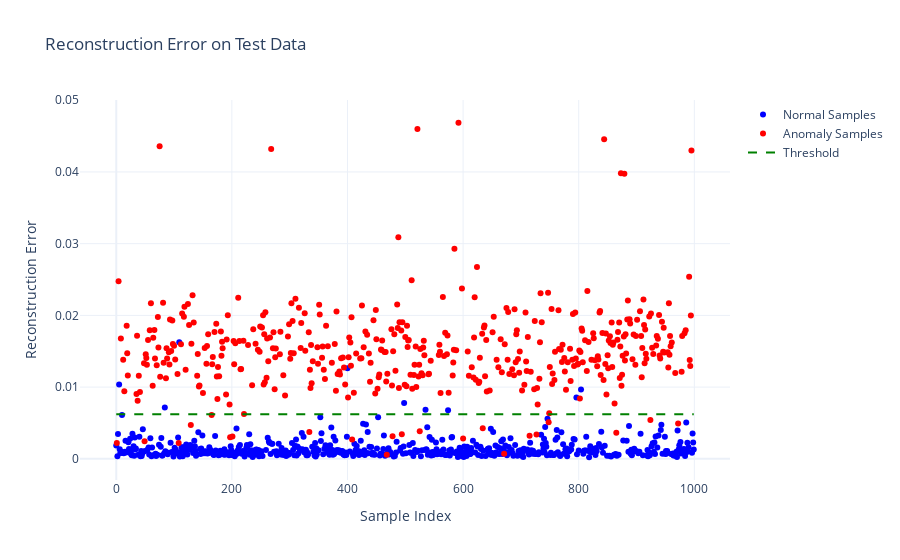
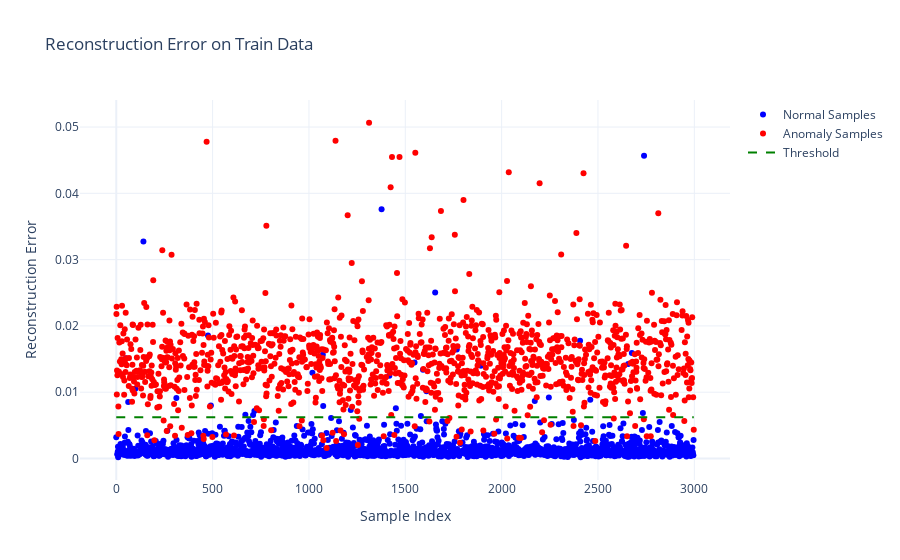

The notebook cell these images were saved under, in order:
### Code cell
import numpy as np
import tensorflow as tf
import plotly.graph_objects as go
from src.utils import plotters

# 假设 test_data 和 test_labels 是测试数据和标签
# 标签 1 表示正常样本，0 表示异常样本

# 在 Stage 1 训练完成后调用
plotters.plot_reconstruction_error(
    model, test_data, test_labels, threshold, "Reconstruction Error on Test Data"
)
plotters.plot_reconstruction_error(
    model, train_data, train_labels, threshold, "Reconstruction Error on Train Data"
)

### Figure 1 — Plotly figure (JSON) as saved in the notebook; plotly's stock layout.template omitted (floating-point values rounded to 4 significant figures; data arrays with more than 128 entries replaced by an {"elided": "..."} marker saying what was removed)
{"data": [{"marker": {"color": "blue"}, "mode": "markers", "name": "Normal Samples", "type": "scatter", "x": {"elided": "560 int values"}, "y": {"elided": "560 float values"}}, {"marker": {"color": "red"}, "mode": "markers", "name": "Anomaly Samples", "type": "scatter", "x": {"elided": "440 int values"}, "y": {"elided": "440 float values"}}, {"line": {"color": "green", "dash": "dash"}, "mode": "lines", "name": "Threshold", "type": "scatter", "x": {"elided": "1000 int values"}, "y": {"elided": "1000 float values"}}], "layout": {"title": {"text": "Reconstruction Error on Test Data"}, "xaxis": {"title": {"text": "Sample Index"}}, "yaxis": {"title": {"text": "Reconstruction Error"}}}}

### Figure 2 — Plotly figure (JSON) as saved in the notebook; plotly's stock layout.template omitted (floating-point values rounded to 4 significant figures; data arrays with more than 128 entries replaced by an {"elided": "..."} marker saying what was removed)
{"data": [{"marker": {"color": "blue"}, "mode": "markers", "name": "Normal Samples", "type": "scatter", "x": {"elided": "1771 int values"}, "y": {"elided": "1771 float values"}}, {"marker": {"color": "red"}, "mode": "markers", "name": "Anomaly Samples", "type": "scatter", "x": {"elided": "1227 int values"}, "y": {"elided": "1227 float values"}}, {"line": {"color": "green", "dash": "dash"}, "mode": "lines", "name": "Threshold", "type": "scatter", "x": {"elided": "2998 int values"}, "y": {"elided": "2998 float values"}}], "layout": {"title": {"text": "Reconstruction Error on Train Data"}, "xaxis": {"title": {"text": "Sample Index"}}, "yaxis": {"title": {"text": "Reconstruction Error"}}}}
